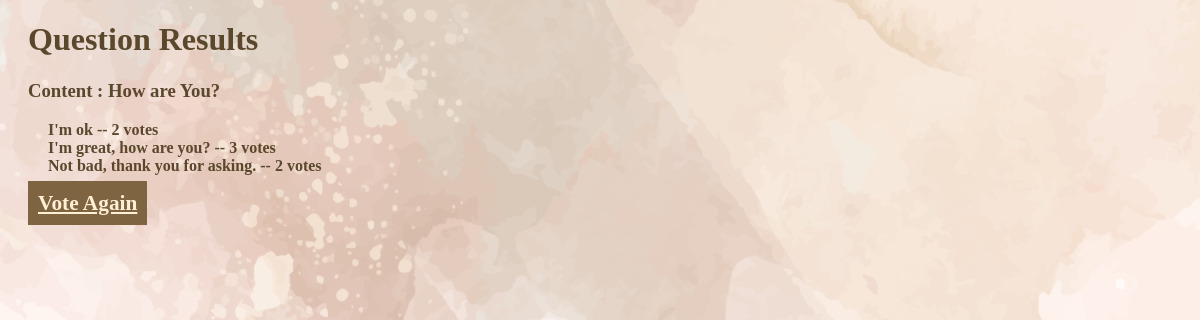
The page /polls/2/results/ on the database as committed earlier.
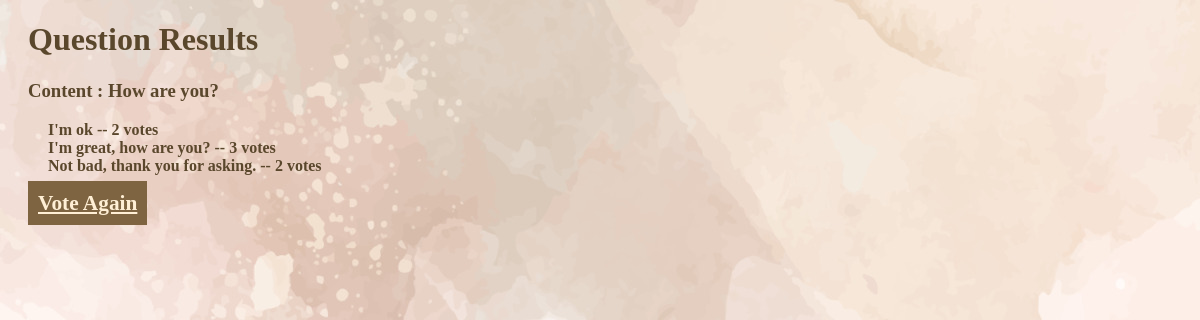
The same page on the database as committed later.
### polls/models.py (models this page shows, shortened)
class Question(models.Model):
    question_text = models.CharField(max_length=200)
    pub_date = models.DateTimeField("date published")

### polls/views.py (the view)
# urls.py: path("<int:pk>/results/", views.ResultsView.as_view(), name="results"),
class ResultsView(generic.DetailView):
    model = Question
    template_name = "polls/results.html"
    def get_queryset(self):
        return Question.objects.filter(pub_date__lte=timezone.now())

### polls/templates/polls/results.html (shortened to what this page needs)
{% load static %}
<!DOCTYPE html>
<html lang="en-US">
    <head>
        <link rel="stylesheet" href="{% static 'polls/style.css' %}"
    </head>
    <body>
        <h1> Question {{question.question_id}} Results</h1>
        <h3> Content : {{question.question_text}} </h3>
        <ul>
            {% for choice in question.choice_set.all %}
            <li> {{choice.choice_text}} --
                {{choice.votes}} vote{{choice.votes|pluralize}}</li>
                {% endfor %}
        </ul>
        <a class="voteAgain" href="{% url 'polls:detail' question.id %}">Vote Again</a>
    </body>
</html>

Rows that differ between the two databases and show on the page:
changed Question: question_text "How are You?" → "How are you?"
